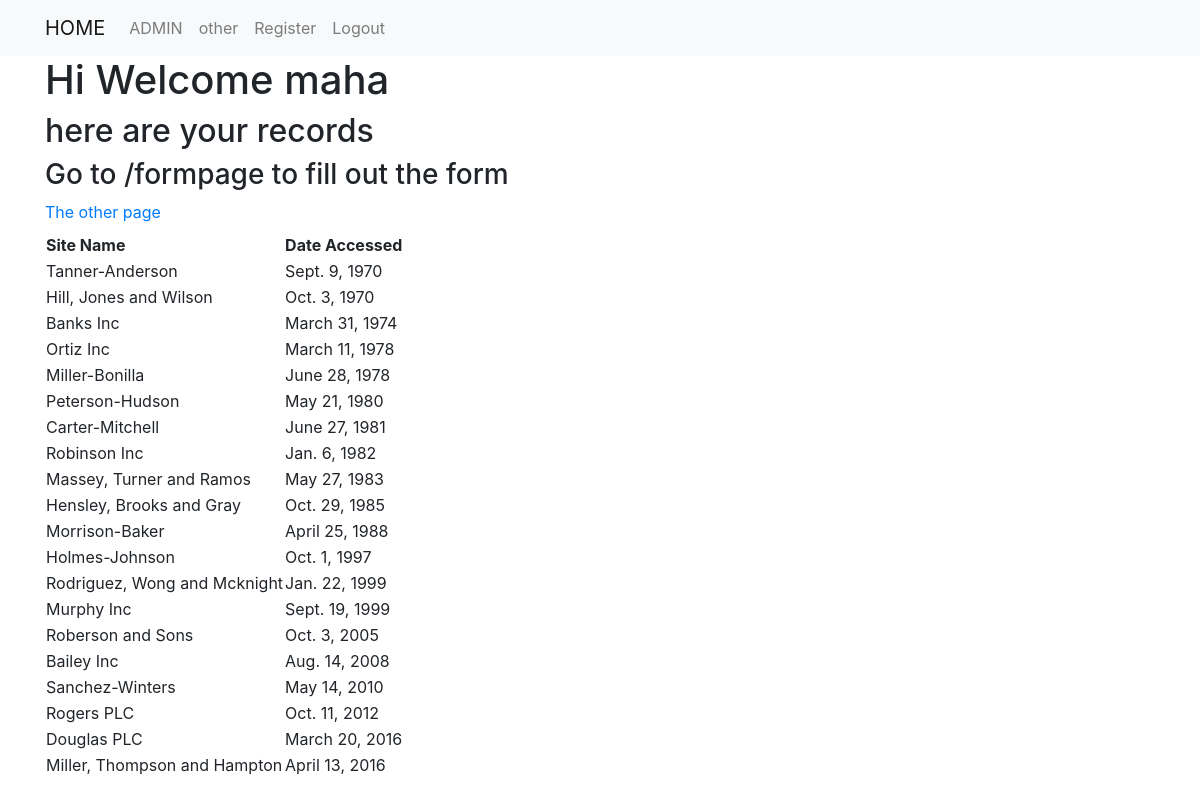
/ (signed in), run on the app's committed database.
### first_app/models.py (models this page shows, shortened)
class AccessRecord(models.Model):
    name = models.ForeignKey(Webpage, default=1, on_delete=models.CASCADE)
    date = models.DateField()

class Webpage (models.Model):
    topic = models.ForeignKey(Topic, default=1, on_delete=models.CASCADE)
    name = models.CharField(max_length=264, unique=True)
    url = models.URLField(unique=True)
    def __str__(self):
        return self.name

### first_app/views.py (the view)
# urls.py: url(r'^$', views.index, name='index'),
def index(request):
    webpages_list=AccessRecord.objects.order_by('date')
    date_dict={'access_records':webpages_list}
    context_dict={
    'text':'Hello Again',
    'number': 100
    }
    return render(request, 'first_app/index.html',
    context=date_dict)

### first_app/templatetags/my_extras.py (called while the page is built)
@register.filter(name='cut')
def cut(value,arg):
    return value.replace(arg,'')

### templates/first_app/index.html (shortened to what this page needs)
<!DOCTYPE html>
{% extends "first_app/base.html" %}
{% load my_extras %}
  {% block body_block %}
  {% if request.user.is_authenticated %}
   <h1>Hi Welcome {{ request.user.username }}</h1>
{% else %}
<h1>Hi Welcome</h1>
{% endif %}
    <h2>here are your records</h2>
    <h3>Go to /formpage to fill out the form</h3>
    <a href="{% url 'first_app:other' %}">The other page</a>
    <div class="djangotwo">
      {% if access_records %}
      <table>
        <thead>
          <th>Site Name</th>
          <th>Date Accessed</th>
        </thead>
        {% for i in access_records %}
          <tr>
              <td>{{i.name}}</td>
              <td>{{i.date}}</td>
          </tr>
          {% endfor %}
      </table>
      {% else %}
          <p>no records found</p>
        {% endif %}
      </div>
      {% endblock %}

### data on the page
AccessRecord: name "Tanner-Anderson", date "Sept. 9, 1970"
AccessRecord: name "Hill, Jones and Wilson", date "Oct. 3, 1970"
AccessRecord: name "Banks Inc", date "March 31, 1974"
AccessRecord: name "Ortiz Inc", date "March 11, 1978"
AccessRecord: name "Miller-Bonilla", date "June 28, 1978"
AccessRecord: name "Peterson-Hudson", date "May 21, 1980"
AccessRecord: name "Carter-Mitchell", date "June 27, 1981"
AccessRecord: name "Robinson Inc", date "Jan. 6, 1982"
AccessRecord: name "Massey, Turner and Ramos", date "May 27, 1983"
AccessRecord: name "Hensley, Brooks and Gray", date "Oct. 29, 1985"
AccessRecord: name "Morrison-Baker", date "April 25, 1988"
AccessRecord: name "Holmes-Johnson", date "Oct. 1, 1997"
AccessRecord: name "Rodriguez, Wong and Mcknight", date "Jan. 22, 1999"
AccessRecord: name "Murphy Inc", date "Sept. 19, 1999"
AccessRecord: name "Roberson and Sons", date "Oct. 3, 2005"
AccessRecord: name "Bailey Inc", date "Aug. 14, 2008"
AccessRecord: name "Sanchez-Winters", date "May 14, 2010"
AccessRecord: name "Rogers PLC", date "Oct. 11, 2012"
AccessRecord: name "Douglas PLC", date "March 20, 2016"
AccessRecord: name "Miller, Thompson and Hampton", date "April 13, 2016"

### other printed values
{{ request.user.username }} "maha"
